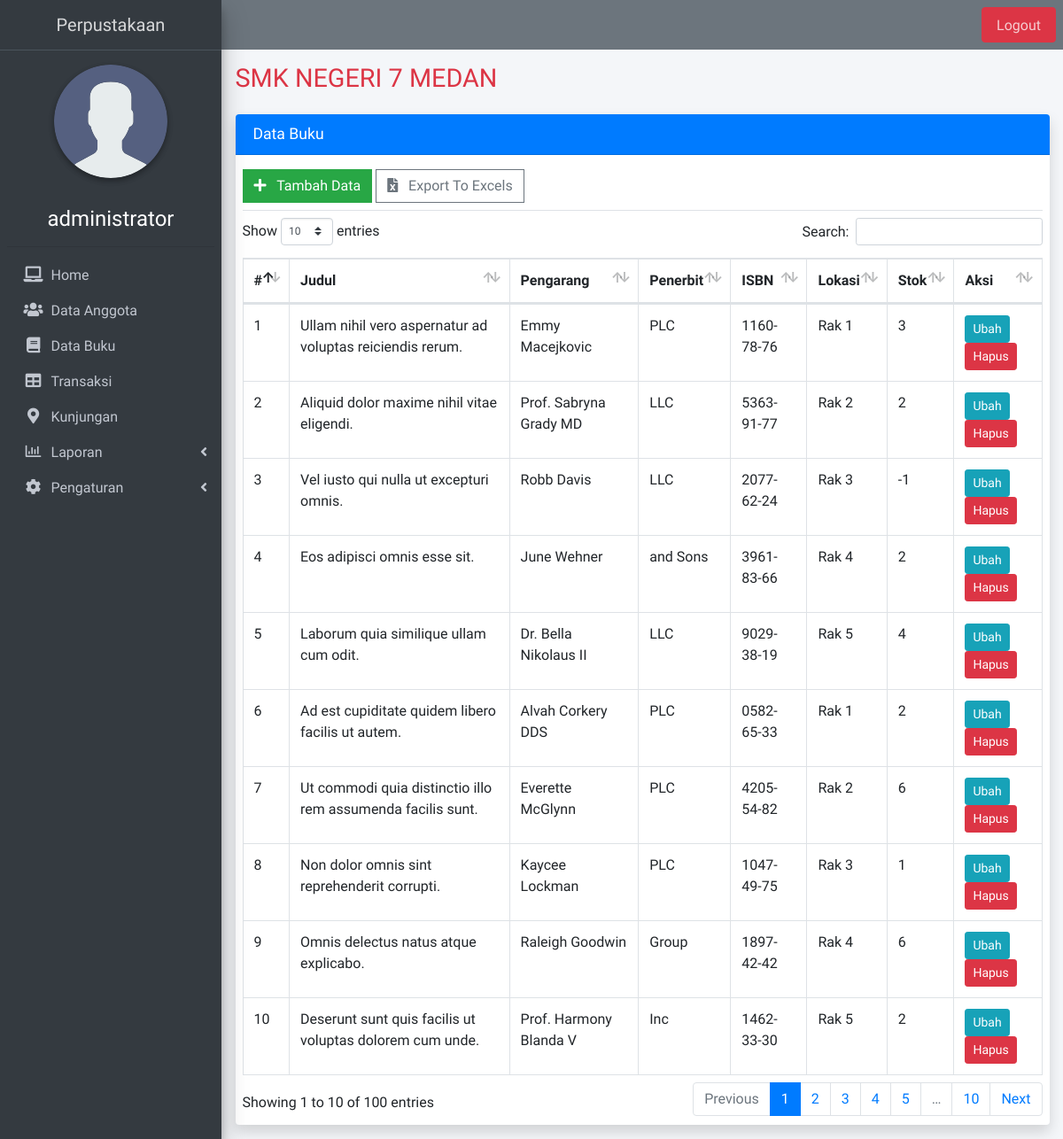
Before: /admin/buku (signed in) with the older database file.
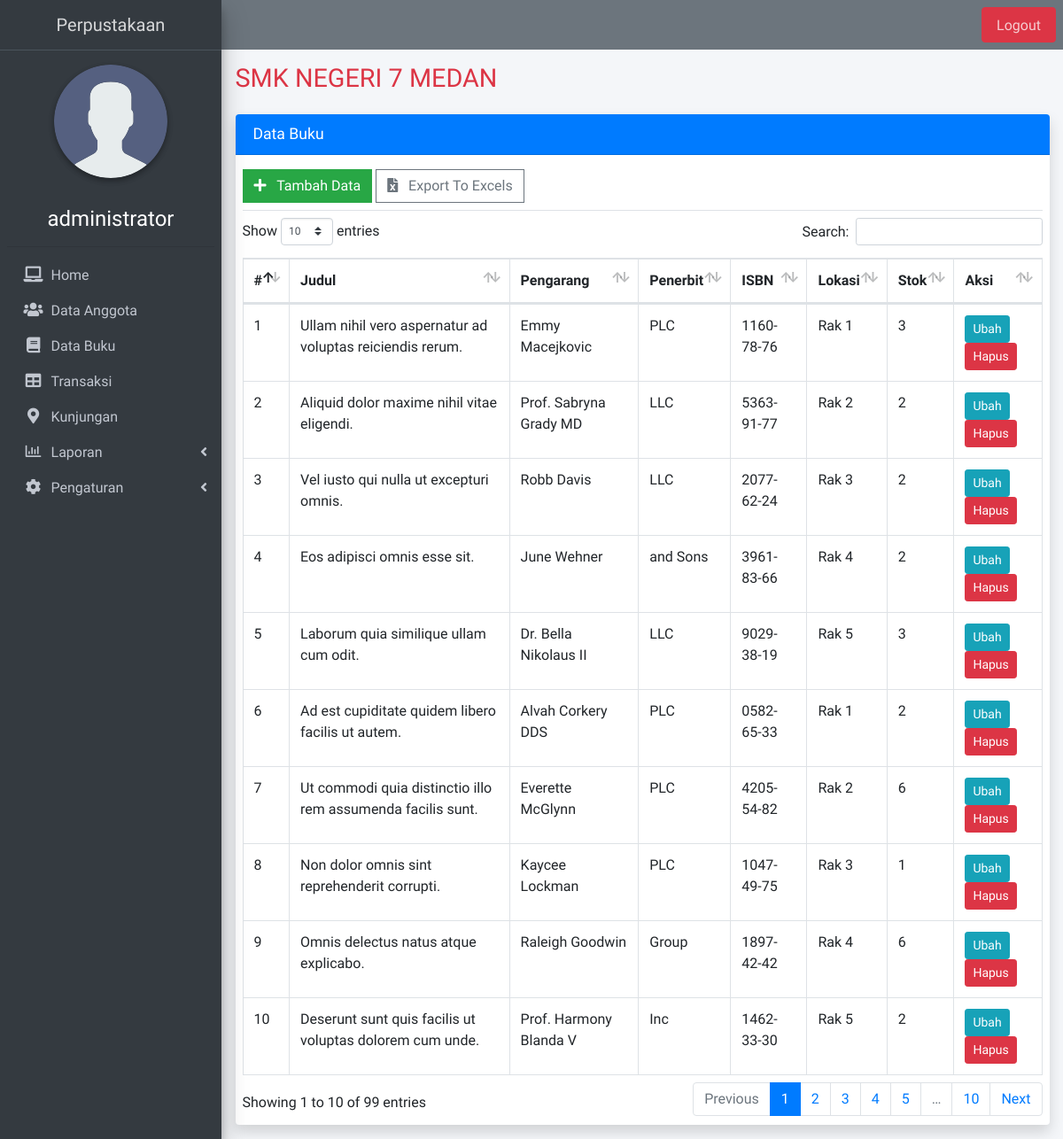
After: the same page with the newer database file.
### tables this page shows
CREATE TABLE `buku` (
  `id` int(11) NOT NULL,
  `kategori_id` int(11) NOT NULL,
  `lokasi_buku_id` int(11) NOT NULL,
  `kode_buku` varchar(50) NOT NULL,
  `judul` varchar(255) NOT NULL,
  `pengarang` varchar(255) NOT NULL,
  `penerbit` varchar(255) NOT NULL,
  `tahun_terbit` year(4) NOT NULL,
  `isbn` varchar(100) NOT NULL,
  `jumlah_buku` int(11) NOT NULL,
  `updated_at` datetime NOT NULL DEFAULT current_timestamp(),
  `created_at` datetime NOT NULL DEFAULT current_timestamp()
);

CREATE TABLE `lokasi_buku` (
  `id` int(11) NOT NULL,
  `kode` varchar(10) NOT NULL,
  `lokasi` varchar(50) NOT NULL,
  `created_at` datetime NOT NULL DEFAULT current_timestamp()
);

### helpers/base_url.php (called while the page is built)
<?php
function base_url($url = null){
	$base_url = "http://localhost/perpustakaan";
	if($url != null){
		return $base_url. "/" .$url;
	}
	else{
		return $base_url;
	}
}

### helpers/query.php (called while the page is built, shortened)
<?php
function list_query($query){
    global $conn;
    $result = mysqli_query($conn, $query)or die("Error: " . $conn);
    $rows = [];
    while($row = mysqli_fetch_assoc($result)){
        $rows[] = $row;
    }
    return $rows;
}

### admin/pages/buku/index.php (the view)
<div class="row">
  <div class="col">
    <div class="card shadow">
      <div class="card-header bg-primary">
        <h2 class="card-title">Data Buku</h2>
      </div>
      <div class="card-body p-2">
        <div class="mb-2 border-bottom py-2">
          <a href="<?=base_url()?>/admin/add-buku" class="btn btn-flat btn-success">
          <i class="fas fa-plus mr-2"></i>
            Tambah Data
          </a>
          <a href="<?=base_url()?>/admin/export-buku" class="btn btn-flat btn-outline-secondary">
          <i class="fas fa-file-excel mr-2"></i>
            Export To Excels
          </a>
        </div>
        <div class="table-responsive-md">
          <table id="" class="table table-bordered table-hover table-list display" style="width:100%">
            <thead>
              <tr>
                <th>#</th>
                <th>Judul</th>
                <th>Pengarang</th>
                <th>Penerbit</th>
                <th>ISBN</th>
                <th>Lokasi</th>
                <th>Stok</th>
                <th>Aksi</th>
              </tr>
            </thead>
            <tbody>
              <?php
              $no= 1;
              $query = "SELECT
                            buku.*,
                            kategori.kategori,
                            lokasi_buku.lokasi
                        FROM
                            buku
                        JOIN kategori ON kategori.id = buku.kategori_id
                        JOIN lokasi_buku on lokasi_buku.id = buku.lokasi_buku_id
                        ORDER BY
                          buku.id
                        ASC";
              $lists = list_query($query);
              foreach($lists as $list):
              ?>
              <tr>
                <td><?=$no++?></td>
                <td><?=$list['judul']?></td>
                <td><?=$list['pengarang']?></td>
                <td><?=$list['penerbit']?></td>
                <td><?=$list['isbn']?></td>
                <td><?=$list['lokasi']?></td>
                <td><?=$list['jumlah_buku']?></td>
                <td>
                  <a href="edit-buku/<?=$list['id']?>" class="btn btn-info mr-1 btn-sm">Ubah</a>
                  <a href="hapus-buku/<?=$list['id']?>" class="btn btn-danger btn-sm" onclick="return confirm('anda yaking ingin menghapus data ini!')">Hapus</a>
                </td>
              </tr>
              <?php
              endforeach;
              ?>
            </tbody>
          </table>
        </div>
      </div>
    </div>
  </div>
</div>

Changed rows visible on the page:
changed buku "Vel iusto qui nulla ut excepturi omnis.": jumlah_buku "-1" → "2"
changed buku "Laborum quia similique ullam cum odit.": jumlah_buku "4" → "3"
Other visible differences:
text written by a page script: "Show entries Search: Showing 1 to 10 of 100 entries Previous 1 2 3 4 5 … 10 Next" → "Show entries Search: Showing 1 to 10 of 99 entries Previous 1 2 3 4 5 … 10 Next"
